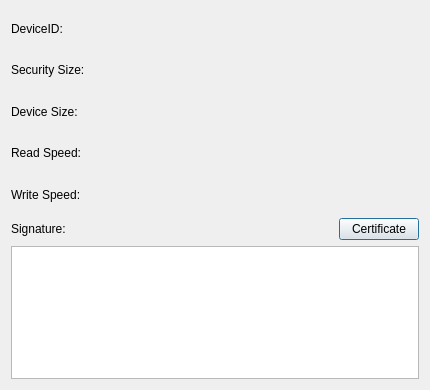
<?xml version="1.0" encoding="UTF-8"?>
<ui version="4.0">
 <class>FlashDriveConfigDataDialog</class>
 <widget class="QDialog" name="FlashDriveConfigDataDialog">
  <property name="geometry">
   <rect>
    <x>0</x>
    <y>0</y>
    <width>430</width>
    <height>390</height>
   </rect>
  </property>
  <property name="windowTitle">
   <string>Dialog</string>
  </property>
  <layout class="QHBoxLayout" name="horizontalLayout_3">
   <item>
    <layout class="QVBoxLayout" name="verticalLayout_4" stretch="5,4">
     <item>
      <layout class="QHBoxLayout" name="horizontalLayout_2">
       <item>
        <layout class="QVBoxLayout" name="verticalLayout_3">
         <item>
          <widget class="QLabel" name="label">
           <property name="text">
            <string>DeviceID:</string>
           </property>
          </widget>
         </item>
         <item>
          <widget class="QLabel" name="label_2">
           <property name="text">
            <string>Security Size:</string>
           </property>
          </widget>
         </item>
         <item>
          <widget class="QLabel" name="label_3">
           <property name="text">
            <string>Device Size:</string>
           </property>
          </widget>
         </item>
         <item>
          <widget class="QLabel" name="label_4">
           <property name="text">
            <string>Read Speed:</string>
           </property>
          </widget>
         </item>
         <item>
          <widget class="QLabel" name="label_5">
           <property name="text">
            <string>Write Speed:</string>
           </property>
          </widget>
         </item>
        </layout>
       </item>
       <item>
        <layout class="QVBoxLayout" name="verticalLayout_2">
         <item>
          <widget class="QLabel" name="lblDeviceID">
           <property name="text">
            <string/>
           </property>
           <property name="alignment">
            <set>Qt::AlignRight|Qt::AlignTrailing|Qt::AlignVCenter</set>
           </property>
          </widget>
         </item>
         <item>
          <widget class="QLabel" name="lblSecuritySize">
           <property name="text">
            <string/>
           </property>
           <property name="alignment">
            <set>Qt::AlignRight|Qt::AlignTrailing|Qt::AlignVCenter</set>
           </property>
          </widget>
         </item>
         <item>
          <widget class="QLabel" name="lblDeviceSize">
           <property name="text">
            <string/>
           </property>
           <property name="alignment">
            <set>Qt::AlignRight|Qt::AlignTrailing|Qt::AlignVCenter</set>
           </property>
          </widget>
         </item>
         <item>
          <widget class="QLabel" name="lblReadSpeed">
           <property name="text">
            <string/>
           </property>
           <property name="alignment">
            <set>Qt::AlignRight|Qt::AlignTrailing|Qt::AlignVCenter</set>
           </property>
          </widget>
         </item>
         <item>
          <widget class="QLabel" name="lblWriteSpeed">
           <property name="text">
            <string/>
           </property>
           <property name="alignment">
            <set>Qt::AlignRight|Qt::AlignTrailing|Qt::AlignVCenter</set>
           </property>
          </widget>
         </item>
        </layout>
       </item>
      </layout>
     </item>
     <item>
      <layout class="QVBoxLayout" name="verticalLayout">
       <item>
        <layout class="QHBoxLayout" name="horizontalLayout">
         <item>
          <widget class="QLabel" name="label_6">
           <property name="text">
            <string>Signature:</string>
           </property>
          </widget>
         </item>
         <item>
          <spacer name="horizontalSpacer">
           <property name="orientation">
            <enum>Qt::Horizontal</enum>
           </property>
           <property name="sizeHint" stdset="0">
            <size>
             <width>40</width>
             <height>20</height>
            </size>
           </property>
          </spacer>
         </item>
         <item>
          <widget class="QPushButton" name="btnCertificate">
           <property name="text">
            <string>Certificate</string>
           </property>
           <property name="icon">
            <iconset resource="Resources.qrc">
             <normaloff>:/Images/certificate.png</normaloff>:/Images/certificate.png</iconset>
           </property>
          </widget>
         </item>
        </layout>
       </item>
       <item>
        <widget class="QTextEdit" name="txtSignature">
         <property name="readOnly">
          <bool>true</bool>
         </property>
        </widget>
       </item>
      </layout>
     </item>
    </layout>
   </item>
  </layout>
 </widget>
 <resources>
  <include location="Resources.qrc"/>
 </resources>
 <connections/>
</ui>
